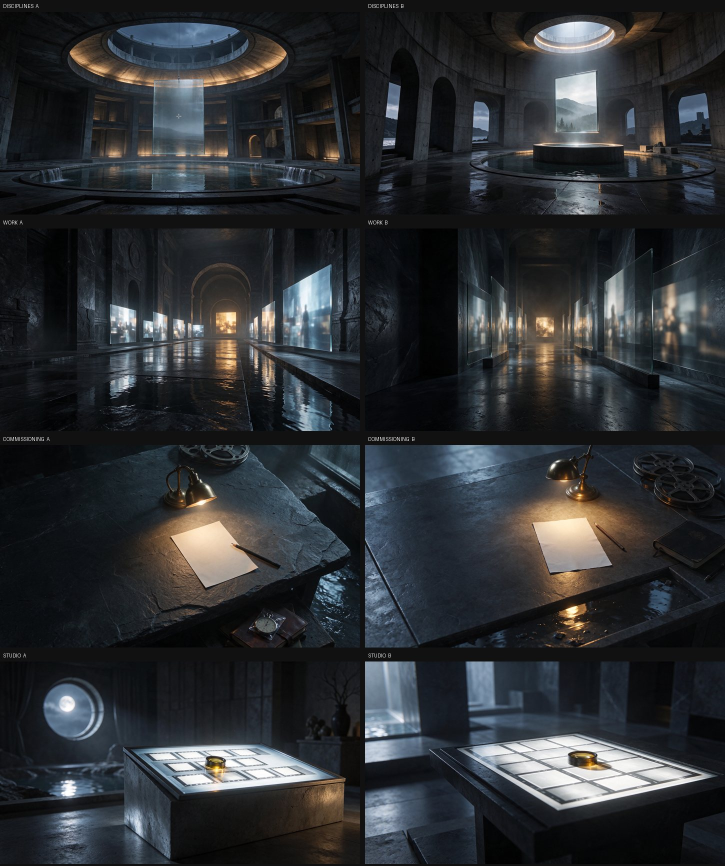
#> input picture design/page-heroes/keyframes/contact-sheet.jpg, 1450 x 1732 px (shown at 1/2 size)
$ python -i select-passes.py   (imports and definitions only)
#> lines starting #> are read from the running program, lines starting #| are printed output that depends on the picture
#> further down, picture is the input picture: shape (1732, 1450, 3); mean B, G, R 51.9, 48.6, 45.7
"""Cross-check AI-generated render passes against the frame and the procedural consensus; keep the best.

usage: python3 -I scripts/select-passes.py <hold.png> <procedural_dir> <candidates_dir> <out_dir>
  candidates are named <anything>-<pass>-<variant>.png, e.g. v4-normal-flare.png

Each candidate is
  1. registered to the frame: affine ECC between its sky/solid mask and the consensus mask,
  2. gated: skyline IoU after registration must be >= 0.9,
  3. scored: 0.45 * skyline IoU + 0.35 * edge agreement (F-score of its edges vs the frame's object
     edges within 3 px) + 0.20 * a pass-specific agreement with the procedural consensus:
       depth  - rank correlation with the 12-estimate median depth
       normal - mean cosine between decoded normals and consensus normals
       clay   - correlation of shading with the consensus clay
       others - edge agreement only
The winner per pass is written to out_dir/<pass>.png (registered to the frame); if no candidate passes
the gate, the procedural pass is kept. A JSON report with every score is written beside it.
"""
import os, sys, glob, json
import cv2, numpy as np
from scipy.stats import spearmanr

PASSES = ['depth', 'wire', 'normal', 'clay', 'uv', 'id']


def edges(img, lo=40, hi=110):
#> called with lo = 40, hi = 110
    g = cv2.cvtColor(img, cv2.COLOR_BGR2GRAY) if img.ndim == 3 else img
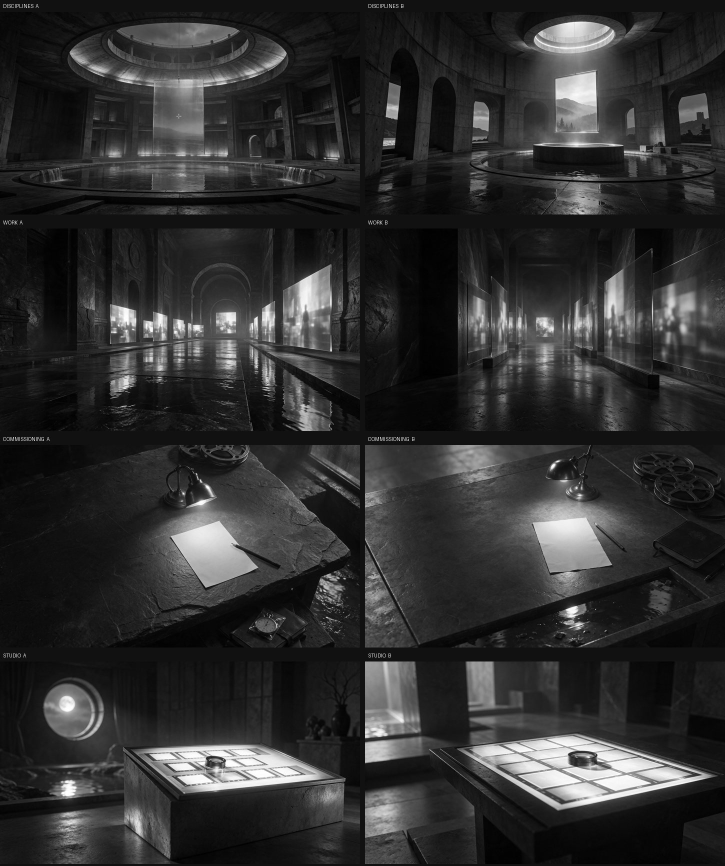
#> g: shape (1732, 1450) (shown at 1/2 size); min 0, max 255, mean 48.1
    return cv2.Canny(cv2.GaussianBlur(g, (5, 5), 0), lo, hi) > 0
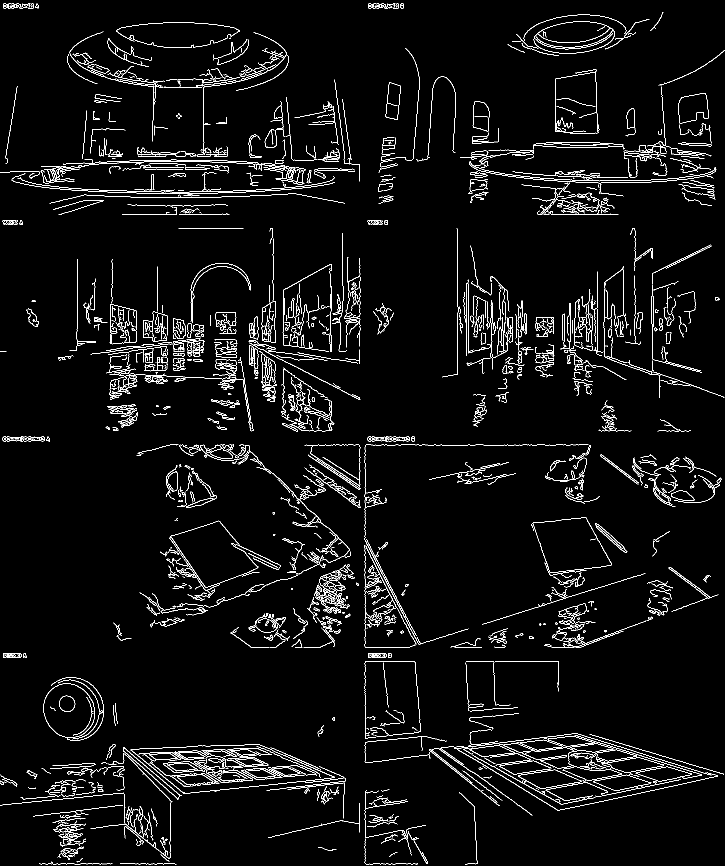
#> returned value: shape (1732, 1450) bool (shown at 1/2 size); 4% white in thin lines or dots


# [59 lines left out: functions fscore, main, not called in this run]


# [2 lines not run here, left out]

>>> import cv2
>>> picture = cv2.imread('../design/page-heroes/keyframes/contact-sheet.jpg')
>>> result = edges(picture)

$ run again, on design/portraits/studio-v3/refs4/balaji-sripathi.jpg
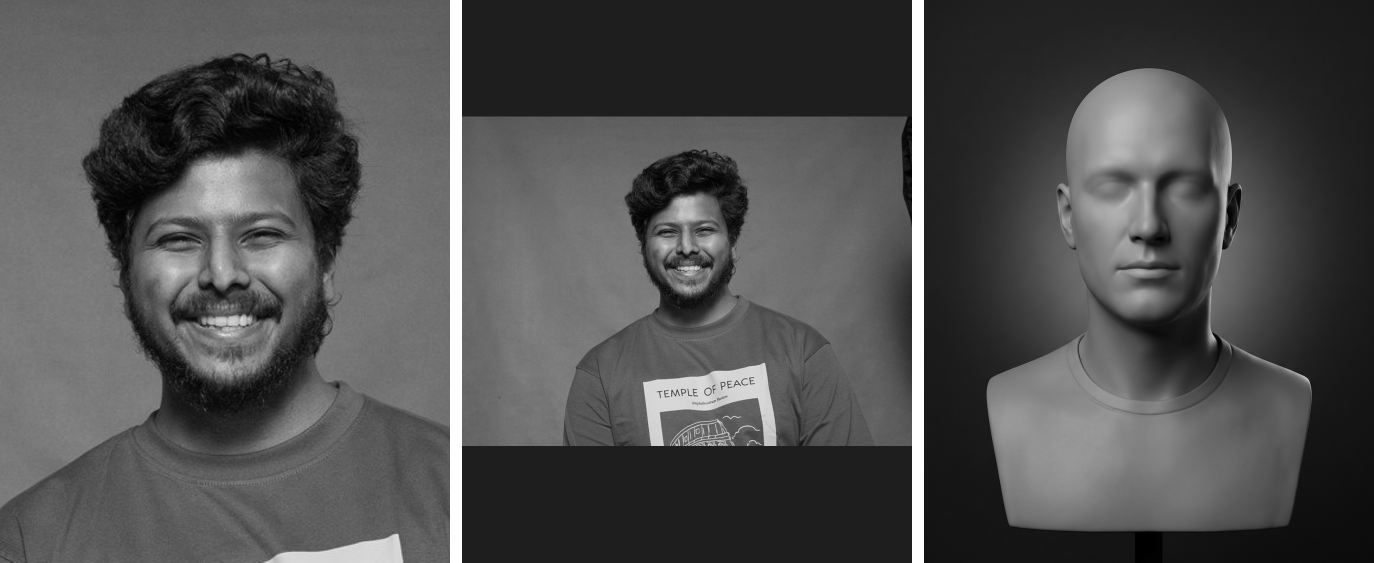
#> input picture design/portraits/studio-v3/refs4/balaji-sripathi.jpg, 2748 x 1125 px (shown at 1/2 size)
#> picture is the input picture: shape (1125, 2748, 3); mean B, G, R 79.5, 79.5, 79.5
#> in edges, `return cv2.Canny(cv2.GaussianBlur(g, (5, 5), 0), lo, hi) > 0`:
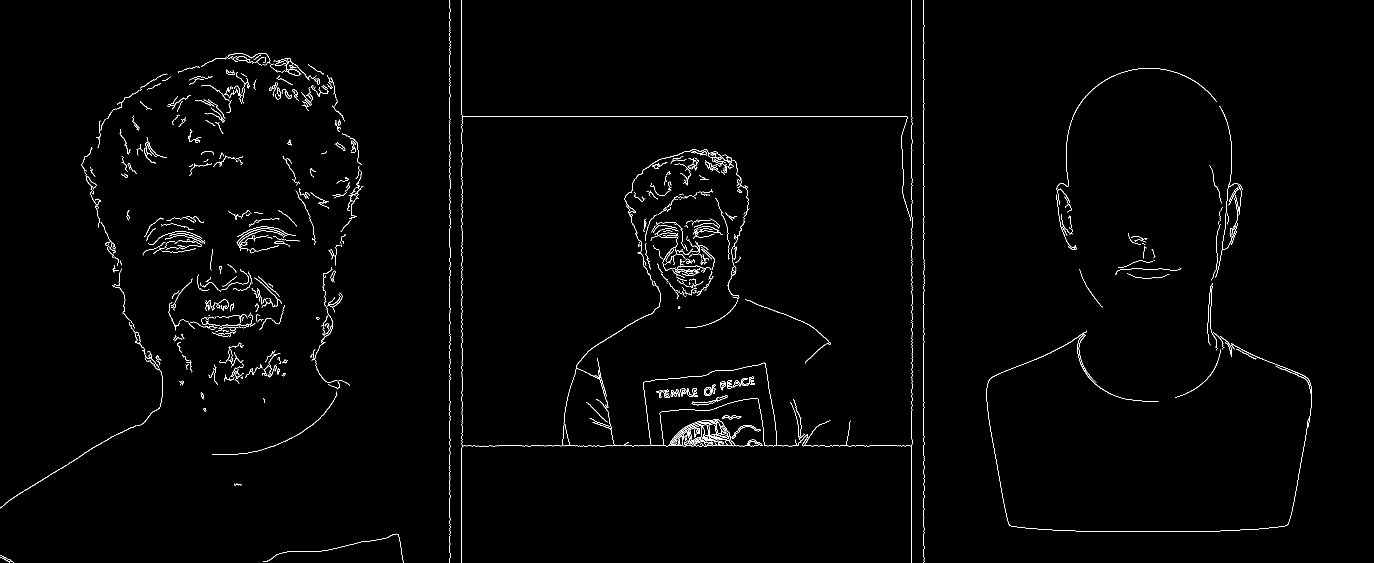
#> returned value: shape (1125, 2748) bool (shown at 1/2 size); 1.2% white in thin lines or dots

$ run again, on design/portraits/studio-v3/refs4/shivraj.jpg
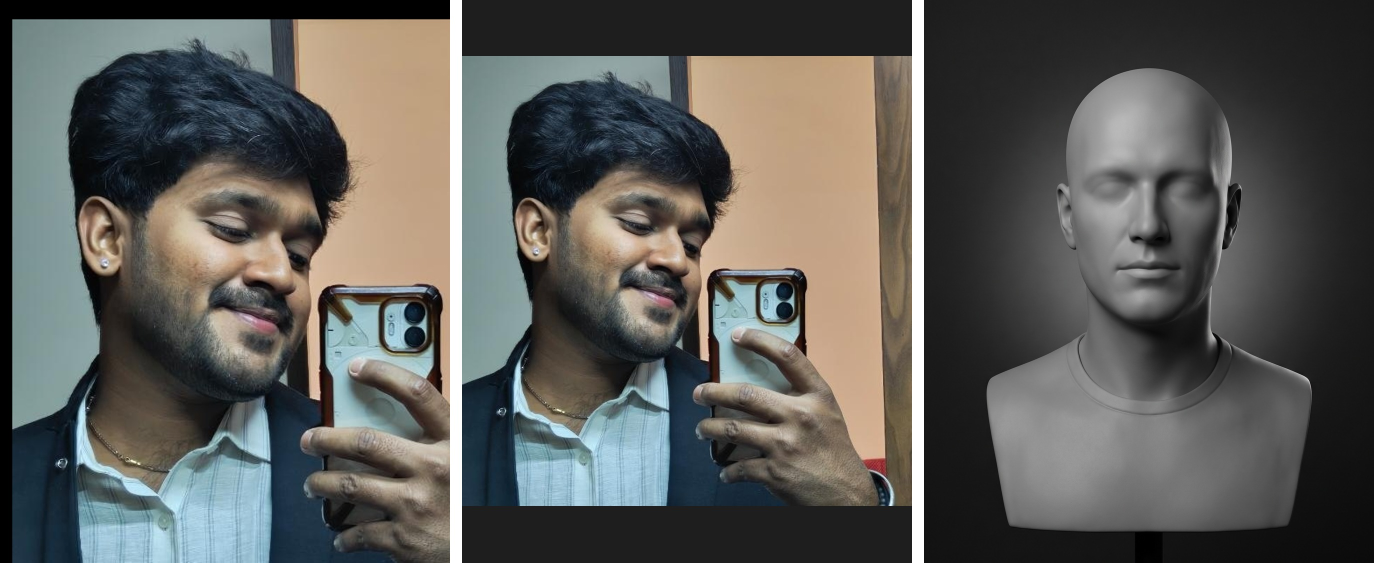
#> input picture design/portraits/studio-v3/refs4/shivraj.jpg, 2748 x 1125 px (shown at 1/2 size)
#> picture is the input picture: shape (1125, 2748, 3); mean B, G, R 87.8, 91.2, 91.4
#> in edges, `g = cv2.cvtColor(img, cv2.COLOR_BGR2GRAY) if img.ndim == 3 else img`:
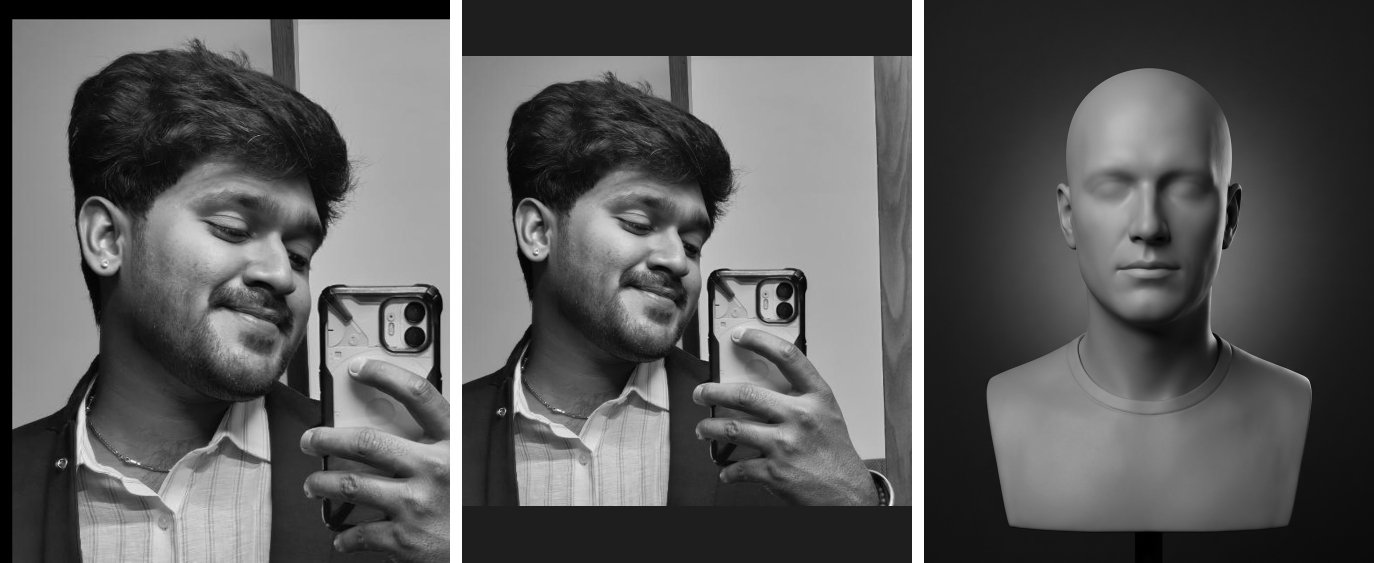
#> g: shape (1125, 2748) (shown at 1/2 size); min 0, max 255, mean 90.9
#> in edges, `return cv2.Canny(cv2.GaussianBlur(g, (5, 5), 0), lo, hi) > 0`:
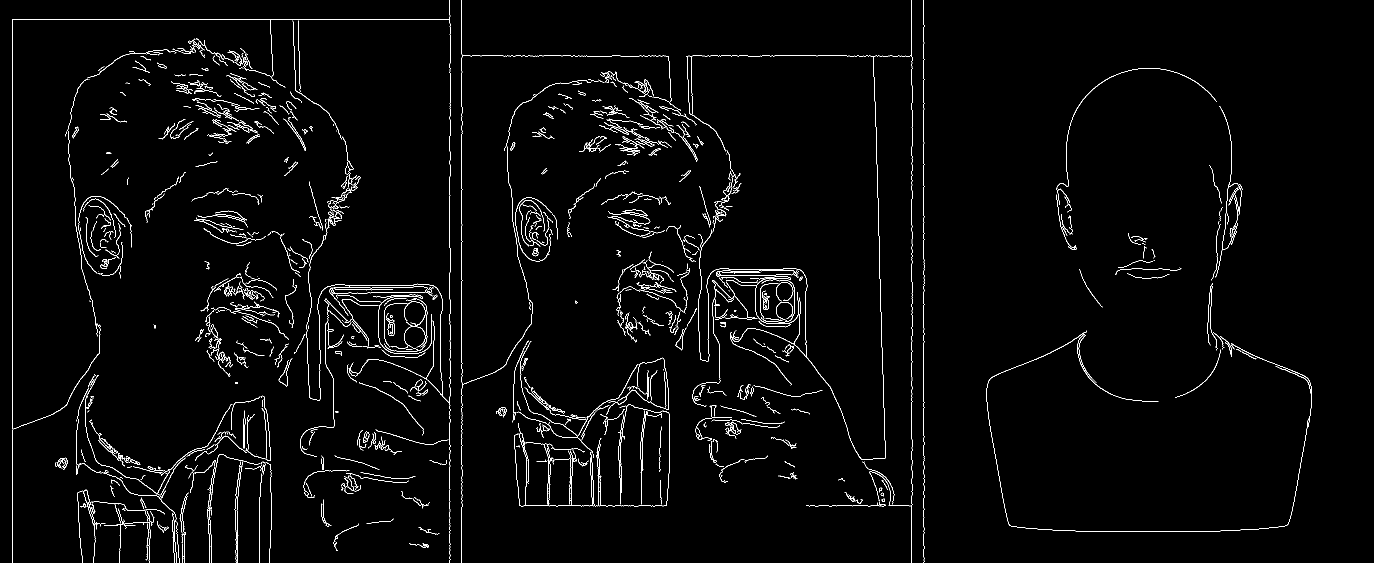
#> returned value: shape (1125, 2748) bool (shown at 1/2 size); 2.2% white in thin lines or dots
